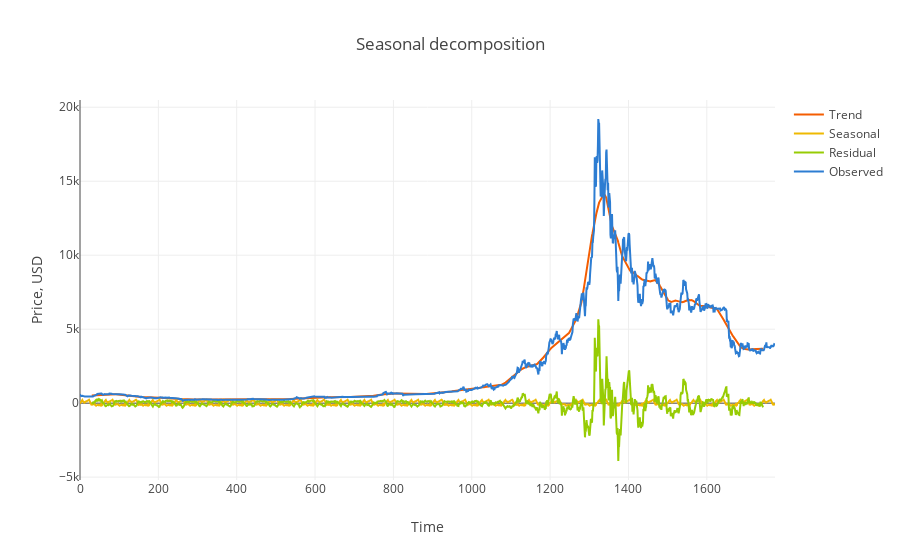

The cell this chart's notebook holds for it:
### Markdown cell above
### Seasonal Decomposition

Next, we will perform a seasonal decomposition on the data (inevitable given the breadth and category of the data we are workign with) to estimate its trend and seasonality. We will plot it all out so we can see the actual price movements on the plot below (“observed”) as well as the trend and seasonality in our data.

We will be using `seasonal_decompose` function which is a part of the `time series analysis (tsa)` in `statsmodel`. Click [here](https://www.statsmodels.org/dev/generated/statsmodels.tsa.seasonal.seasonal_decompose.html) to read more about it.

Further, as mentioned above, we will be using plot.ly's line and scatter plots, which you can read more about [here](https://plot.ly/python/line-and-scatter/).

### Code cell
s = sm.tsa.seasonal_decompose(working_data.Last.values, freq=60)

trace1 = go.Scatter(x = np.arange(0, len(s.trend), 1),
                    y = s.trend,mode = 'lines',
                    name = 'Trend',
                    line = dict(color = ('rgb(244, 93, 1)'), width = 2)
                   )

trace2 = go.Scatter(x = np.arange(0, len(s.seasonal), 1),
                    y = s.seasonal,mode = 'lines',
                    name = 'Seasonal',
                    line = dict(color = ('rgb(238, 185, 2)'),width = 2)
                   )

trace3 = go.Scatter(x = np.arange(0, len(s.resid), 1),
                    y = s.resid,mode = 'lines',
                    name = 'Residual',
                    line = dict(color = ('rgb(151, 204, 4)'), width = 2))

trace4 = go.Scatter(x = np.arange(0, len(s.observed), 1),
                    y = s.observed,mode = 'lines',
                    name = 'Observed',
                    line = dict(color = ('rgb(45, 125, 210)'), width = 2))

data = [trace1, trace2, trace3, trace4]

layout = dict(title = 'Seasonal decomposition',
              xaxis = dict(title = 'Time'),
              yaxis = dict(title = 'Price, USD')
             )

fig = dict(data=data,
           layout=layout)

py.iplot(fig, filename='seasonal_decomposition')

### Figure 1 — Plotly figure (JSON) as saved in the notebook; plotly's stock layout.template omitted (floating-point values rounded to 4 significant figures; data arrays with more than 128 entries replaced by an {"elided": "..."} marker saying what was removed)
{"data": [{"line": {"color": "rgb(244, 93, 1)", "width": 2}, "mode": "lines", "name": "Trend", "type": "scatter", "uid": "86dae574-51ce-4fae-a79d-38979530ab0e", "x": {"elided": "1775 int values"}, "y": {"elided": "1775 float values"}}, {"line": {"color": "rgb(238, 185, 2)", "width": 2}, "mode": "lines", "name": "Seasonal", "type": "scatter", "uid": "7c133157-5121-4c8b-b548-e2e2c794cff6", "x": {"elided": "1775 int values"}, "y": {"elided": "1775 float values"}}, {"line": {"color": "rgb(151, 204, 4)", "width": 2}, "mode": "lines", "name": "Residual", "type": "scatter", "uid": "44940b9b-7684-4b11-8bcf-52f9e149d9dd", "x": {"elided": "1775 int values"}, "y": {"elided": "1775 float values"}}, {"line": {"color": "rgb(45, 125, 210)", "width": 2}, "mode": "lines", "name": "Observed", "type": "scatter", "uid": "7d969f72-1df5-4fc7-8f14-f85e817c67ac", "x": {"elided": "1775 int values"}, "y": {"elided": "1775 float values"}}], "layout": {"title": {"text": "Seasonal decomposition"}, "xaxis": {"title": {"text": "Time"}}, "yaxis": {"title": {"text": "Price, USD"}}}}
